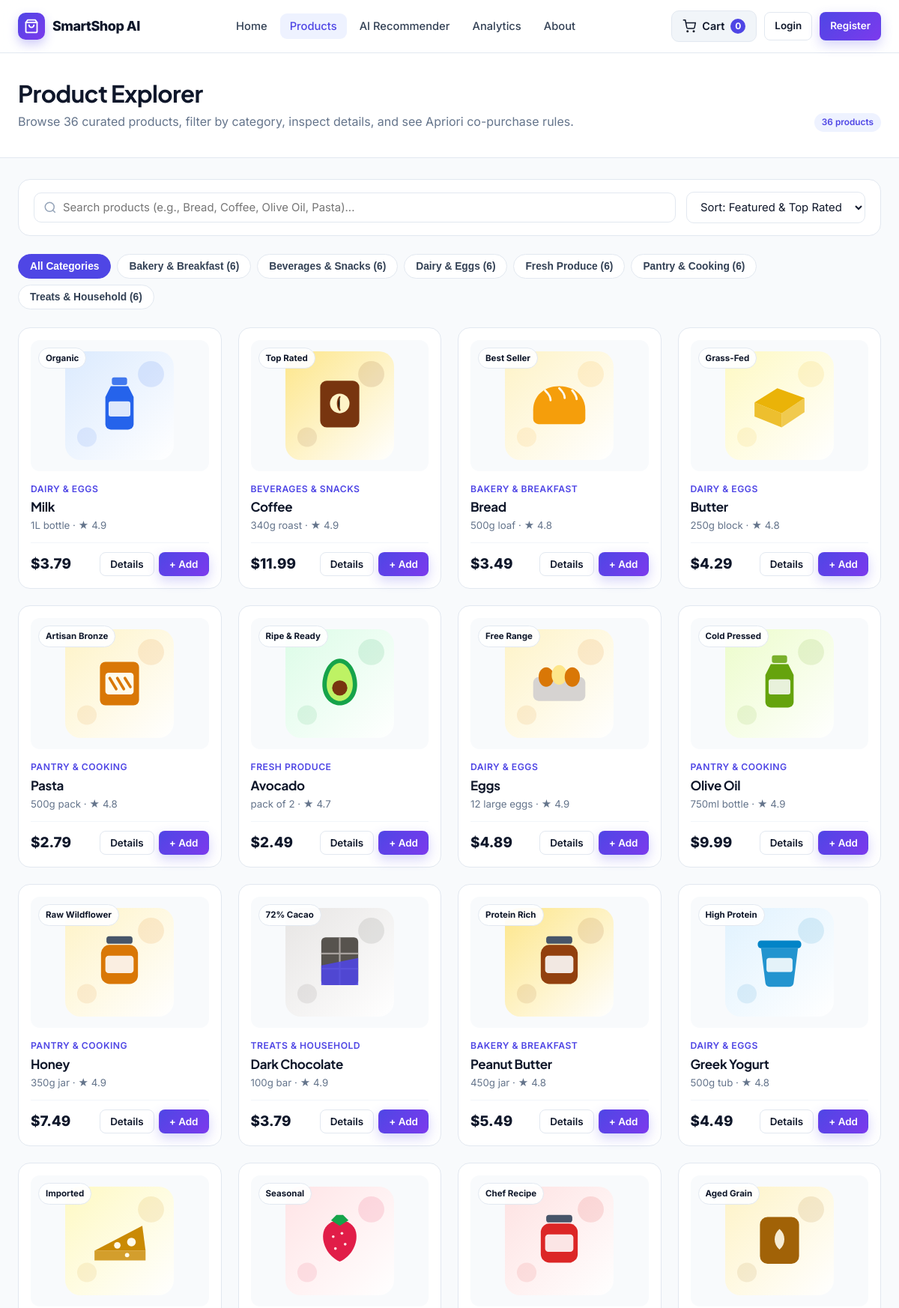
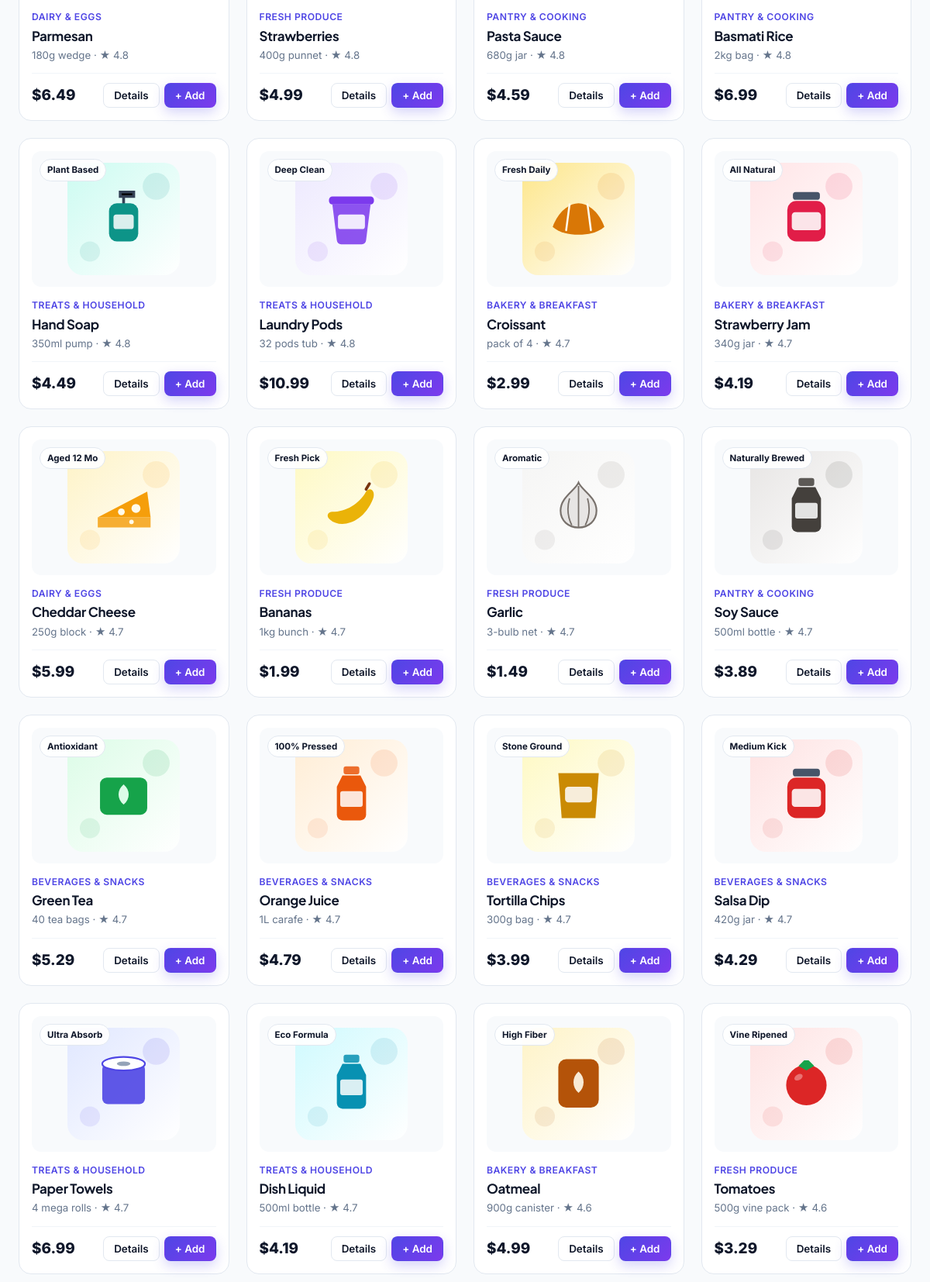
Page /products (upper part) on the committed database (2 pictures, top to bottom).
### tables this page shows
CREATE TABLE products (
                id INTEGER PRIMARY KEY,
                name TEXT NOT NULL UNIQUE,
                slug TEXT NOT NULL,
                category TEXT NOT NULL,
                price REAL NOT NULL,
                unit TEXT NOT NULL,
                rating REAL NOT NULL,
                badge TEXT NOT NULL,
                featured INTEGER NOT NULL DEFAULT 0,
                description TEXT NOT NULL,
                image_path TEXT NOT NULL
            );

### app.py (the view)
    @app.route("/products")
    def products():
        search = request.args.get("q", "").strip()
        category = request.args.get("category", "All").strip()
        sort_by = request.args.get("sort", "featured").strip()
        product_list = get_all_products(search=search, category=category, sort_by=sort_by)
        categories = get_categories_summary()
        return render_template(
            "products.html",
            products=product_list,
            categories=categories,
            selected_category=category,
            search_query=search,
            sort_by=sort_by,
        )

### database/db.py (called while the page is built)
def get_connection() -> sqlite3.Connection:
    os.makedirs(os.path.dirname(DB_PATH), exist_ok=True)
    conn = sqlite3.connect(DB_PATH)
    conn.row_factory = sqlite3.Row
    conn.execute("PRAGMA foreign_keys = ON;")
    return conn

def get_categories_summary() -> list[dict[str, Any]]:
    conn = get_connection()
    try:
        rows = conn.execute(
            """
            SELECT category, COUNT(*) AS product_count, ROUND(AVG(price), 2) AS avg_price
            FROM products
            GROUP BY category
            ORDER BY category ASC
            """
        ).fetchall()
        return [dict(r) for r in rows]
    finally:
        conn.close()

### templates/products.html (shortened to what this page needs)
{% extends "base.html" %}
{% block content %}
<section class="page-banner">
  <div class="container" style="display:flex; justify-content:space-between; align-items:flex-end; flex-wrap:wrap; gap:16px;">
    <div>
      <h1>Product Explorer</h1>
      <p>Browse 36 curated products, filter by category, inspect details, and see Apriori co-purchase rules.</p>
    </div>
    <span class="badge" id="productResultCount">{{ products|length }} products</span>
  </div>
</section>
<section class="section" style="padding-top: 28px;">
  <div class="container">
    <div class="filter-bar">
      <div class="search-input-wrap">
        <svg width="18" height="18" viewBox="0 0 24 24" fill="none" stroke="currentColor" stroke-width="2">
          <circle cx="11" cy="11" r="8"/><line x1="21" y1="21" x2="16.65" y2="16.65"/>
        </svg>
        <input type="text" id="productSearch" class="input" value="{{ search_query }}" placeholder="Search products (e.g., Bread, Coffee, Olive Oil, Pasta)..." />
      </div>
      <div style="min-width: 200px;">
        <select id="productSort" class="select" aria-label="Sort products">
          <option value="featured" {% if sort_by == 'featured' %}selected{% endif %}>Sort: Featured &amp; Top Rated</option>
        </select>
      </div>
    </div>
    <div class="category-pills">
      <button class="pill-btn {% if selected_category == 'All' or not selected_category %}active{% endif %}" data-category="All">All Categories</button>
      {% for cat in categories %}
        <button class="pill-btn {% if selected_category == cat.category %}active{% endif %}" data-category="{{ cat.category }}">
          {{ cat.category }} ({{ cat.product_count }})
        </button>
      {% endfor %}
    </div>
    <div class="product-grid" id="productGrid" data-initial-category="{{ selected_category or 'All' }}">
      {% for p in products %}
      <article class="product-card" data-product-id="{{ p.id }}">
        <div class="product-img-wrap" onclick="openProductModal({{ p.id }})" title="View details &amp; AI recommendations">
          <span class="product-badge">{{ p.badge }}</span>
          <img src="{{ p.image_path }}" alt="{{ p.name }}" loading="lazy" />
        </div>
        <div class="product-cat">{{ p.category }}</div>
        <h3 class="product-name">
          <a href="{{ url_for('product_detail', product_id=p.id) }}" onclick="event.preventDefault(); openProductModal({{ p.id }});">{{ p.name }}</a>
        </h3>
        <div class="product-unit">{{ p.unit }} · ★ {{ "%.1f"|format(p.rating) }}</div>
        <div class="product-footer">
          <span class="product-price">${{ "%.2f"|format(p.price) }}</span>
          <div style="display:flex; gap:6px;">
            <button class="btn btn-outline btn-sm" onclick="openProductModal({{ p.id }})">Details</button>
            <button class="btn btn-primary btn-sm" onclick="addToCart({{ p.id }}, 1)">+ Add</button>
          </div>
        </div>
      </article>
      {% endfor %}
    </div>
  </div>
</section>
{% endblock %}

### rows in the picture
products: category "Bakery & Breakfast", product_count "6", badge "All Natural", image_path (picture), category "BAKERY & BREAKFAST", name "Strawberry Jam", unit "340g jar", rating "4.7", price "4.19"
products: badge "Organic", image_path (picture), category "DAIRY & EGGS", name "Milk", unit "1L bottle", rating "4.9", price "3.79"
products: badge "Top Rated", image_path (picture), category "BEVERAGES & SNACKS", name "Coffee", unit "340g roast", rating "4.9", price "11.99"
products: badge "Best Seller", image_path (picture), category "BAKERY & BREAKFAST", name "Bread", unit "500g loaf", rating "4.8", price "3.49"
products: badge "Grass-Fed", image_path (picture), category "DAIRY & EGGS", name "Butter", unit "250g block", rating "4.8", price "4.29"
products: badge "Artisan Bronze", image_path (picture), category "PANTRY & COOKING", name "Pasta", unit "500g pack", rating "4.8", price "2.79"
products: badge "Ripe & Ready", image_path (picture), category "FRESH PRODUCE", name "Avocado", unit "pack of 2", rating "4.7", price "2.49"
products: badge "Free Range", image_path (picture), category "DAIRY & EGGS", name "Eggs", unit "12 large eggs", rating "4.9", price "4.89"
products: badge "Cold Pressed", image_path (picture), category "PANTRY & COOKING", name "Olive Oil", unit "750ml bottle", rating "4.9", price "9.99"
products: badge "Raw Wildflower", image_path (picture), category "PANTRY & COOKING", name "Honey", unit "350g jar", rating "4.9", price "7.49"
products: badge "72% Cacao", image_path (picture), category "TREATS & HOUSEHOLD", name "Dark Chocolate", unit "100g bar", rating "4.9", price "3.79"
products: badge "Protein Rich", image_path (picture), category "BAKERY & BREAKFAST", name "Peanut Butter", unit "450g jar", rating "4.8", price "5.49"
products: badge "High Protein", image_path (picture), category "DAIRY & EGGS", name "Greek Yogurt", unit "500g tub", rating "4.8", price "4.49"
products: badge "Imported", image_path (picture), category "DAIRY & EGGS", name "Parmesan", unit "180g wedge", rating "4.8", price "6.49"
products: badge "Seasonal", image_path (picture), category "FRESH PRODUCE", name "Strawberries", unit "400g punnet", rating "4.8", price "4.99"
products: badge "Chef Recipe", image_path (picture), category "PANTRY & COOKING", name "Pasta Sauce", unit "680g jar", rating "4.8", price "4.59"
products: badge "Aged Grain", image_path (picture), category "PANTRY & COOKING", name "Basmati Rice", unit "2kg bag", rating "4.8", price "6.99"
products: badge "Plant Based", image_path (picture), category "TREATS & HOUSEHOLD", name "Hand Soap", unit "350ml pump", rating "4.8", price "4.49"
products: badge "Deep Clean", image_path (picture), category "TREATS & HOUSEHOLD", name "Laundry Pods", unit "32 pods tub", rating "4.8", price "10.99"
products: badge "Fresh Daily", image_path (picture), category "BAKERY & BREAKFAST", name "Croissant", unit "pack of 4", rating "4.7", price "2.99"
products: badge "Aged 12 Mo", image_path (picture), category "DAIRY & EGGS", name "Cheddar Cheese", unit "250g block", rating "4.7", price "5.99"
products: badge "Fresh Pick", image_path (picture), category "FRESH PRODUCE", name "Bananas", unit "1kg bunch", rating "4.7", price "1.99"
products: badge "Aromatic", image_path (picture), category "FRESH PRODUCE", name "Garlic", unit "3-bulb net", rating "4.7", price "1.49"
products: badge "Naturally Brewed", image_path (picture), category "PANTRY & COOKING", name "Soy Sauce", unit "500ml bottle", rating "4.7", price "3.89"
products: badge "Antioxidant", image_path (picture), category "BEVERAGES & SNACKS", name "Green Tea", unit "40 tea bags", rating "4.7", price "5.29"
products: badge "100% Pressed", image_path (picture), category "BEVERAGES & SNACKS", name "Orange Juice", unit "1L carafe", rating "4.7", price "4.79"
products: badge "Stone Ground", image_path (picture), category "BEVERAGES & SNACKS", name "Tortilla Chips", unit "300g bag", rating "4.7", price "3.99"
products: badge "Medium Kick", image_path (picture), category "BEVERAGES & SNACKS", name "Salsa Dip", unit "420g jar", rating "4.7", price "4.29"
products: badge "Ultra Absorb", image_path (picture), category "TREATS & HOUSEHOLD", name "Paper Towels", unit "4 mega rolls", rating "4.7", price "6.99"
products: badge "Eco Formula", image_path (picture), category "TREATS & HOUSEHOLD", name "Dish Liquid", unit "500ml bottle", rating "4.7", price "4.19"
products: badge "High Fiber", image_path (picture), category "BAKERY & BREAKFAST", name "Oatmeal", unit "900g canister", rating "4.6", price "4.99"
products: badge "Vine Ripened", image_path (picture), category "FRESH PRODUCE", name "Tomatoes", unit "500g vine pack", rating "4.6", price "3.29"

### other values in the picture
{{ cart_count }} "0"
{{ products|length }} "36"
{{ cat.category }} "Beverages & Snacks" "Dairy & Eggs" "Fresh Produce" "Pantry & Cooking" "Treats & Household"
{{ cat.product_count }} "6" "6" "6" "6" "6"
